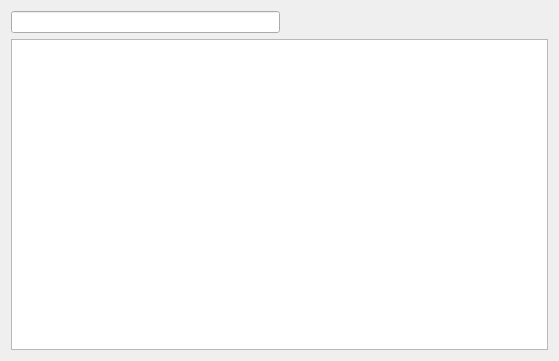
<?xml version="1.0" encoding="UTF-8"?>
<ui version="4.0">
 <class>CustomTableView</class>
 <widget class="QWidget" name="CustomTableView">
  <property name="geometry">
   <rect>
    <x>0</x>
    <y>0</y>
    <width>559</width>
    <height>361</height>
   </rect>
  </property>
  <property name="windowTitle">
   <string>Form</string>
  </property>
  <layout class="QVBoxLayout" name="verticalLayout">
   <item>
    <layout class="QHBoxLayout" name="topBarLayout">
     <property name="spacing">
      <number>2</number>
     </property>
     <item>
      <widget class="QLineEdit" name="filter_lineEdit"/>
     </item>
     <item>
      <spacer name="horizontalSpacer">
       <property name="orientation">
        <enum>Qt::Horizontal</enum>
       </property>
       <property name="sizeHint" stdset="0">
        <size>
         <width>40</width>
         <height>20</height>
        </size>
       </property>
      </spacer>
     </item>
    </layout>
   </item>
   <item>
    <widget class="QTableView" name="invoices_tableView">
     <property name="alternatingRowColors">
      <bool>true</bool>
     </property>
     <property name="selectionMode">
      <enum>QAbstractItemView::SingleSelection</enum>
     </property>
     <property name="selectionBehavior">
      <enum>QAbstractItemView::SelectRows</enum>
     </property>
    </widget>
   </item>
  </layout>
 </widget>
 <tabstops>
  <tabstop>invoices_tableView</tabstop>
 </tabstops>
 <resources/>
 <connections/>
</ui>
